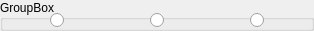
  <widget class="QGroupBox" name="metapaths_stepsBUILD_PGDB">
   <property name="geometry">
    <rect>
     <x>310</x>
     <y>670</y>
     <width>314</width>
     <height>31</height>
    </rect>
   </property>
   <property name="toolTip">
    <string>&lt;html&gt;&lt;head/&gt;&lt;body&gt;&lt;p&gt;&lt;span style=&quot; font-size:12pt;&quot;&gt;The pathway prediction algorithm, &lt;/span&gt;&lt;span style=&quot; font-size:12pt; color:#2c3bd2;&quot;&gt;Pathologic&lt;/span&gt;&lt;span style=&quot; font-size:12pt;&quot;&gt; in the &lt;/span&gt;&lt;span style=&quot; font-size:12pt; color:#3a48d7;&quot;&gt;Pathway Tools&lt;/span&gt;&lt;span style=&quot; font-size:12pt;&quot;&gt; software, is run with the folder &lt;/span&gt;&lt;span style=&quot; font-size:12pt; color:#2de14d;&quot;&gt;ptools&lt;/span&gt;&lt;span style=&quot; font-size:12pt;&quot;&gt; as the input. The result of this step is an ePGDB (environmental pathway genome database).&lt;/span&gt;&lt;/p&gt;&lt;p align=&quot;justify&quot;&gt;&lt;span style=&quot; font-size:12pt;&quot;&gt;The resulting ePGDB is in the &lt;/span&gt;&lt;span style=&quot; font-size:12pt; color:#1bd429;&quot;&gt;~/ptools-local/pgdbs/user&lt;/span&gt;&lt;span style=&quot; font-size:12pt;&quot;&gt; folder. They can be viewed using the Pathway Tools software.&lt;/span&gt;&lt;/p&gt;&lt;/body&gt;&lt;/html&gt;</string>
   </property>
   <property name="title">
    <string>GroupBox</string>
   </property>
   <property name="flat">
    <bool>true</bool>
   </property>
   <widget class="QRadioButton" name="build_pgdbYES">
    <property name="geometry">
     <rect>
      <x>50</x>
      <y>0</y>
      <width>51</width>
      <height>41</height>
     </rect>
    </property>
    <property name="text">
     <string/>
    </property>
   </widget>
   <widget class="QRadioButton" name="build_pgdbSKIP">
    <property name="geometry">
     <rect>
      <x>150</x>
      <y>0</y>
      <width>51</width>
      <height>41</height>
     </rect>
    </property>
    <property name="text">
     <string/>
    </property>
   </widget>
   <widget class="QRadioButton" name="build_pgdbREDO">
    <property name="geometry">
     <rect>
      <x>250</x>
      <y>0</y>
      <width>61</width>
      <height>41</height>
     </rect>
    </property>
    <property name="text">
     <string/>
    </property>
   </widget>
  </widget>
